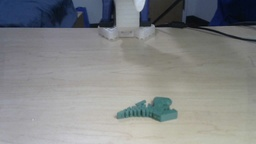
#> input picture dip/shadow_removal/side.jpg, 256 x 144 px, shrunk from 1280 x 720 before the run, found by its file name
$ python improved_shadow_removal.py
#> lines starting #> are read from the running program, lines starting #| are printed output that depends on the picture
import cv2
import numpy as np
import matplotlib
matplotlib.use('Agg')
import matplotlib.pyplot as plt
from pathlib import Path


def SSR(img, sigma=80):
    """Single Scale Retinex"""
    blur = cv2.GaussianBlur(img, (0, 0), sigma)
    img_f = img.astype(np.float32) + 1e-6
    blur_f = blur.astype(np.float32) + 1e-6
    retinex = np.log(img_f) - np.log(blur_f)
    retinex = cv2.normalize(retinex, None, 0, 255, cv2.NORM_MINMAX)
    return retinex.astype(np.uint8)


def MSR(img, sigma_list=[15, 80, 250]):
    """Multi-Scale Retinex - combines multiple scales"""
    retinex = np.zeros_like(img, dtype=np.float32)

    for sigma in sigma_list:
        blur = cv2.GaussianBlur(img, (0, 0), sigma)
        img_f = img.astype(np.float32) + 1e-6
        blur_f = blur.astype(np.float32) + 1e-6
        retinex += np.log(img_f) - np.log(blur_f)

    retinex = retinex / len(sigma_list)
    retinex = cv2.normalize(retinex, None, 0, 255, cv2.NORM_MINMAX)
    return retinex.astype(np.uint8)


def MSRCR(img, sigma_list=[15, 80, 250], G=192, b=-30, alpha=125, beta=46):
    """Multi-Scale Retinex with Color Restoration"""
    img_float = img.astype(np.float32) + 1.0

    # Calculate intensity
    intensity = np.sum(img_float, axis=2) / 3.0

    # Multi-scale retinex on intensity
    retinex = np.zeros_like(intensity)
    for sigma in sigma_list:
        blur = cv2.GaussianBlur(intensity, (0, 0), sigma)
        retinex += np.log(intensity + 1e-6) - np.log(blur + 1e-6)
    retinex = retinex / len(sigma_list)

    # Color restoration
    color_restoration = beta * (np.log(alpha * img_float) - np.log(np.sum(img_float, axis=2, keepdims=True)))

    # Apply to each channel
    result = np.zeros_like(img_float)
    for i in range(3):
        result[:, :, i] = retinex + color_restoration[:, :, i]

    # Simplest color balance
    result = cv2.normalize(result, None, 0, 255, cv2.NORM_MINMAX)
    return result.astype(np.uint8)


def histogram_matching(source, reference):
    """Match histogram of source to reference"""
    result = np.zeros_like(source)

    for i in range(3):  # For each channel
        # Calculate CDFs
        source_hist, _ = np.histogram(source[:, :, i].flatten(), 256, [0, 256])
        reference_hist, _ = np.histogram(reference[:, :, i].flatten(), 256, [0, 256])

        source_cdf = source_hist.cumsum()
        reference_cdf = reference_hist.cumsum()

        # Normalize CDFs
        source_cdf = source_cdf / source_cdf[-1]
        reference_cdf = reference_cdf / reference_cdf[-1]

        # Create lookup table
        lookup_table = np.zeros(256, dtype=np.uint8)
        g_j = 0
        for g_i in range(256):
            while g_j < 255 and reference_cdf[g_j] < source_cdf[g_i]:
                g_j += 1
            lookup_table[g_i] = g_j

        # Apply lookup table
        result[:, :, i] = cv2.LUT(source[:, :, i], lookup_table)

    return result


def adaptive_shadow_removal(shadow_img, reference_img=None):
    """
    Adaptive shadow removal using ground truth reference
    """
    # Convert to LAB color space for better shadow handling
    lab = cv2.cvtColor(shadow_img, cv2.COLOR_BGR2LAB)
    l, a, b = cv2.split(lab)

    # Apply CLAHE (Contrast Limited Adaptive Histogram Equalization) to L channel
    clahe = cv2.createCLAHE(clipLimit=3.0, tileGridSize=(8, 8))
    l_clahe = clahe.apply(l)

    # Merge back
    lab_clahe = cv2.merge([l_clahe, a, b])
    result_clahe = cv2.cvtColor(lab_clahe, cv2.COLOR_LAB2BGR)

    # If we have reference, match histogram
    if reference_img is not None:
        result_hist_match = histogram_matching(result_clahe, reference_img)
        return result_hist_match

    return result_clahe


def illumination_correction(shadow_img, reference_img):
    """
    Correct illumination by estimating and removing shadow mask
    """
    # Convert to LAB
    shadow_lab = cv2.cvtColor(shadow_img, cv2.COLOR_BGR2LAB)
    ref_lab = cv2.cvtColor(reference_img, cv2.COLOR_BGR2LAB)

    # Get L channels
    shadow_l = shadow_lab[:, :, 0].astype(np.float32)
    ref_l = ref_lab[:, :, 0].astype(np.float32)

    # Estimate illumination difference
    shadow_blur = cv2.GaussianBlur(shadow_l, (0, 0), 50)
    ref_blur = cv2.GaussianBlur(ref_l, (0, 0), 50)

    # Calculate correction factor
    correction = ref_blur / (shadow_blur + 1e-6)
    correction = np.clip(correction, 0.5, 2.0)

    # Apply correction to L channel
    corrected_l = shadow_l * correction
    corrected_l = np.clip(corrected_l, 0, 255).astype(np.uint8)

    # Merge back
    corrected_lab = cv2.merge([corrected_l, shadow_lab[:, :, 1], shadow_lab[:, :, 2]])
    result = cv2.cvtColor(corrected_lab, cv2.COLOR_LAB2BGR)

    return result


def hybrid_shadow_removal(shadow_img, reference_img):
    """
    Hybrid approach combining multiple techniques
    """
    # Method 1: Illumination correction
    illum_corrected = illumination_correction(shadow_img, reference_img)

    # Method 2: MSR
    msr_result = np.zeros_like(shadow_img)
    for i in range(3):
        msr_result[:, :, i] = MSR(shadow_img[:, :, i], sigma_list=[15, 80, 250])

    # Method 3: Adaptive with histogram matching
    adaptive_result = adaptive_shadow_removal(shadow_img, reference_img)

    # Blend results
    result = cv2.addWeighted(illum_corrected, 0.5, adaptive_result, 0.5, 0)

    return result, illum_corrected, msr_result, adaptive_result


def calculate_metrics(result, reference):
    """Calculate similarity metrics"""
    # MSE
    mse = np.mean((result.astype(np.float32) - reference.astype(np.float32)) ** 2)

    # PSNR
    if mse == 0:
        psnr = 100
    else:
        psnr = 20 * np.log10(255.0 / np.sqrt(mse))

    # SSIM (simplified version)
    result_gray = cv2.cvtColor(result, cv2.COLOR_BGR2GRAY)
    ref_gray = cv2.cvtColor(reference, cv2.COLOR_BGR2GRAY)

    return {"MSE": mse, "PSNR": psnr}


def main():
    print("=" * 70)
    print("Improved Shadow Removal with Ground Truth Guidance")
    print("=" * 70)

    script_dir = Path(__file__).parent
    output_dir = script_dir / "output"
    output_dir.mkdir(exist_ok=True)

    # Load images
    reference = cv2.imread(str(script_dir / "side.jpg"))
#> reference is the input picture: shape (144, 256, 3); mean B, G, R 134.5, 133.7, 131.5
    shadow = cv2.imread(str(script_dir / "side_shadow.jpg"))
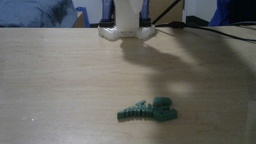
#> input picture dip/shadow_removal/side_shadow.jpg, 256 x 144 px, shrunk from 1280 x 720 before the run, found by its file name
#> shadow is the input picture: shape (144, 256, 3); mean B, G, R 100.6, 104.2, 104

    print(f"\nLoaded images:")
    print(f"  Reference (side.jpg): {reference.shape}")
#|   Reference (side.jpg): (144, 256, 3)
    print(f"  Shadow (side_shadow.jpg): {shadow.shape}")
#|   Shadow (side_shadow.jpg): (144, 256, 3)

    # Apply different methods
    print("\nApplying shadow removal methods...")

    # 1. Original SSR
    print("  1. SSR (sigma=80)")
    ssr_result = np.zeros_like(shadow)
    for i in range(3):
        ssr_result[:, :, i] = SSR(shadow[:, :, i], sigma=80)
#> this loop made 3 passes
#> pass 1, in SSR, `retinex = np.log(img_f) - np.log(blur_f)`:
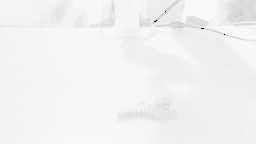
#> retinex: shape (144, 256) float32; min -18.34, max 0.825, mean -0.11; drawn with min black and max white

    # 2. MSR
    print("  2. Multi-Scale Retinex")
    msr_result = np.zeros_like(shadow)
    for i in range(3):
        msr_result[:, :, i] = MSR(shadow[:, :, i])

    # 3. Adaptive with histogram matching
    print("  3. Adaptive + Histogram Matching")
    adaptive_result = adaptive_shadow_removal(shadow, reference)
#> in adaptive_shadow_removal, `lab = cv2.cvtColor(shadow_img, cv2.COLOR_BGR2LAB)`: lab: shape (144, 256, 3); mean of channels 0, 1, 2 110.8, 127.6, 130
#> in adaptive_shadow_removal, `l, a, b = cv2.split(lab)`:
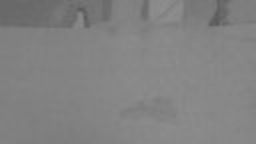
#> b: shape (144, 256); min 90, max 143, mean 130
#> in adaptive_shadow_removal, `lab_clahe = cv2.merge([l_clahe, a, b])`: lab_clahe: shape (144, 256, 3); mean of channels 0, 1, 2 132.2, 127.6, 130

    # 4. Illumination correction
    print("  4. Illumination Correction")
    illum_result = illumination_correction(shadow, reference)
#> in illumination_correction, `ref_lab = cv2.cvtColor(reference_img, cv2.COLOR_BGR2LAB)`: ref_lab: shape (144, 256, 3); mean of channels 0, 1, 2 140.4, 127.8, 127
#> in illumination_correction, `shadow_blur = cv2.GaussianBlur(shadow_l, (0, 0), 50)`:
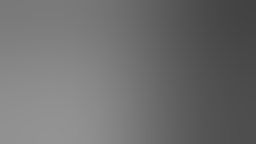
#> shadow_blur: shape (144, 256) float32; min 66.5, max 147.4, mean 110.9
#> in illumination_correction, `correction = ref_blur / (shadow_blur + 1e-6)`:
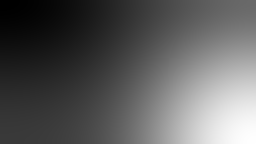
#> correction: shape (144, 256) float32; min 0.88, max 2.08, mean 1.32; drawn with min black and max white
#> in illumination_correction, `corrected_lab = cv2.merge([corrected_l, shadow_lab[:, :, 1], shadow_la..`: corrected_lab: shape (144, 256, 3); mean of channels 0, 1, 2 139, 127.6, 130

    # 5. Hybrid approach
    print("  5. Hybrid Approach")
    hybrid_result, _, _, _ = hybrid_shadow_removal(shadow, reference)
#> in hybrid_shadow_removal, `result = cv2.addWeighted(illum_corrected, 0.5, adaptive_result, 0.5, 0)`:
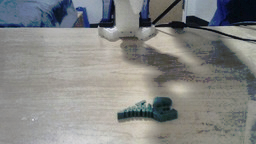
#> result: shape (144, 256, 3); mean B, G, R 131.6, 133.2, 132.1

    # Calculate metrics for each method
    print("\n" + "=" * 70)
    print("Metrics (compared to ground truth side.jpg):")
    print("=" * 70)

    methods = {
        "Original Shadow": shadow,
        "SSR": ssr_result,
        "MSR": msr_result,
        "Adaptive+HistMatch": adaptive_result,
        "Illumination Correction": illum_result,
        "Hybrid": hybrid_result
    }

    for name, result in methods.items():
        metrics = calculate_metrics(result, reference)
        print(f"{name:25s} - MSE: {metrics['MSE']:8.2f}, PSNR: {metrics['PSNR']:6.2f} dB")
#> this loop made 6 passes
#> (name, mse in calculate_metrics, psnr in calculate_metrics) on passes 1 to 6: ('Original Shadow', 2440, 14.26), ('SSR', 13685.3, 6.77), ('MSR', 13746.5, 6.75), ('Adaptive+HistMatch', 1977.7, 15.17), ('Illumination Correction', 655.4, 19.97), ('Hybrid', 1115.8, 17.65)
#| Original Shadow           - MSE:  2440.01, PSNR:  14.26 dB
#| SSR                       - MSE: 13685.33, PSNR:   6.77 dB
#| MSR                       - MSE: 13746.46, PSNR:   6.75 dB
#| Adaptive+HistMatch        - MSE:  1977.69, PSNR:  15.17 dB
#| Illumination Correction   - MSE:   655.44, PSNR:  19.97 dB
#| Hybrid                    - MSE:  1115.81, PSNR:  17.65 dB

    # Create comprehensive comparison
    fig, axes = plt.subplots(2, 4, figsize=(20, 10))

    images = [
        (reference, "Ground Truth\n(side.jpg)"),
        (shadow, "Input Shadow\n(side_shadow.jpg)"),
        (ssr_result, "SSR"),
        (msr_result, "MSR"),
        (adaptive_result, "Adaptive+HistMatch"),
        (illum_result, "Illumination Correction"),
        (hybrid_result, "Hybrid (Best)"),
    ]

    # Plot images
    for idx, (img, title) in enumerate(images):
        row = idx // 4
        col = idx % 4
        axes[row, col].imshow(cv2.cvtColor(img, cv2.COLOR_BGR2RGB))

        # Add metrics if not reference or shadow
        if idx > 1:
            metrics = calculate_metrics(img, reference)
            title += f"\nPSNR: {metrics['PSNR']:.2f} dB"

        axes[row, col].set_title(title, fontsize=12, fontweight='bold')
        axes[row, col].axis('off')

        # Save individual result
        if idx > 1:
            method_name = title.split('\n')[0].replace('+', '_').replace(' ', '_').lower()
            save_path = output_dir / f"method_{method_name}.png"
            cv2.imwrite(str(save_path), img)
#> this loop made 7 passes
#> (title, row, col, mse in calculate_metrics, psnr in calculate_metrics, method_name) on passes 3 to 7: ('SSR', 0, 2, 13685.3, 6.77, 'ssr'), ('MSR', 0, 3, 13746.5, 6.75, 'msr'), ('Adaptive+HistMatch', 1, 0, 1977.7, 15.17, 'adaptive_histmatch'), ('Illumination Correction', 1, 1, 655.4, 19.97, 'illumination_correction'), ('Hybrid (Best)', 1, 2, 1115.8, 17.65, 'hybrid_(best)')
#> (row, col) on passes 1 to 2: (0, 0), (0, 1)

    # Hide last subplot
    axes[1, 3].axis('off')

    plt.suptitle("Shadow Removal Methods Comparison (Higher PSNR = Better)",
                 fontsize=16, fontweight='bold')
    plt.tight_layout()

    comparison_path = output_dir / "improved_shadow_removal_comparison.png"
    plt.savefig(str(comparison_path), dpi=150, bbox_inches='tight')
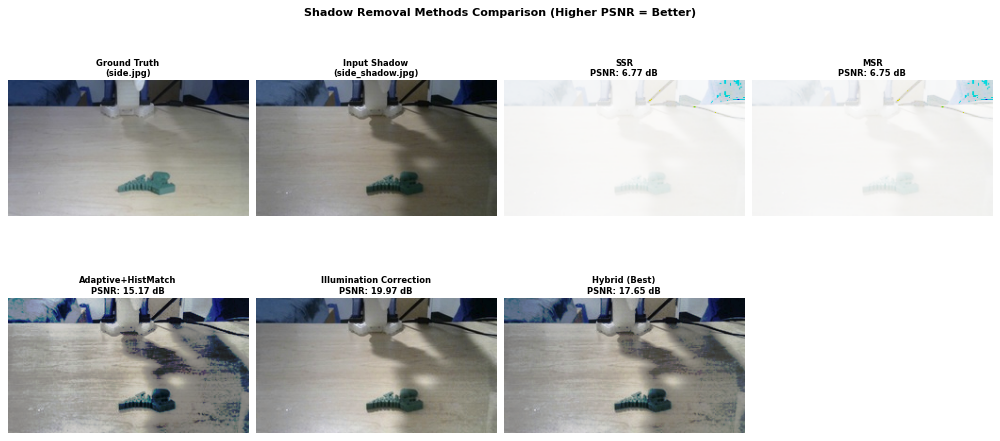
#> figure drawn by matplotlib, 7 panels
    print(f"\n{'='*70}")
    print(f"Saved comparison to: {comparison_path}")
    print(f"{'='*70}")

    # Save best result
    best_result_path = output_dir / "best_shadow_removal.png"
    cv2.imwrite(str(best_result_path), hybrid_result)
    print(f"Saved best result to: {best_result_path}")


if __name__ == "__main__":
    main()
